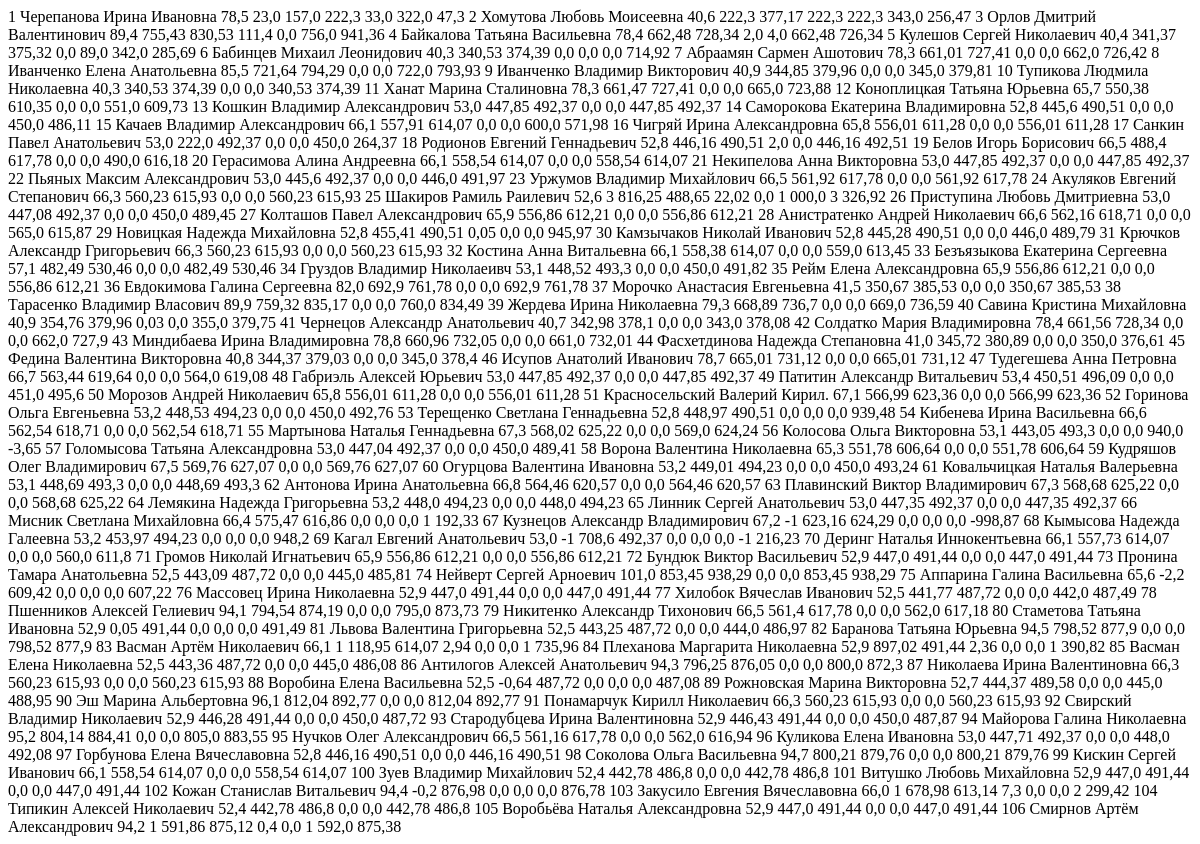
Before: /repair/list/ with the older database file.
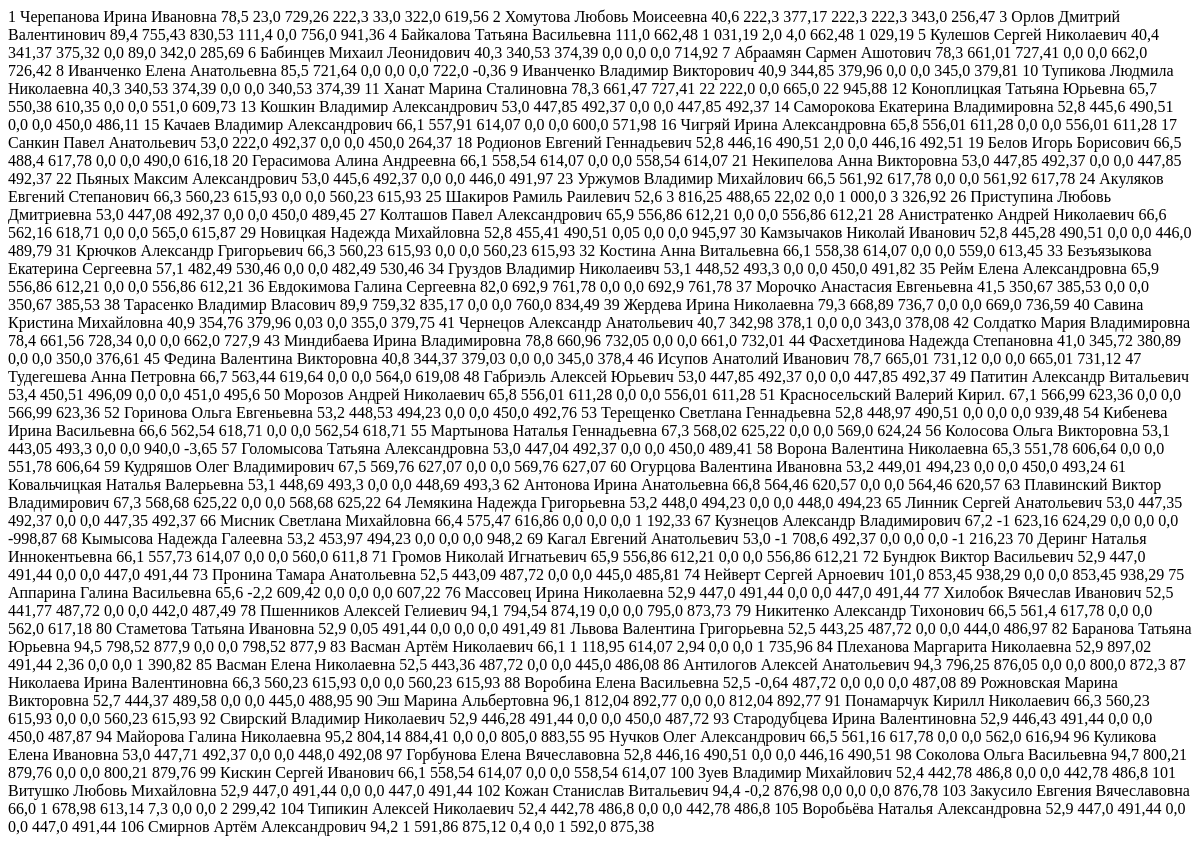
After: the same page with the newer database file.
### main/models.py (models this page shows, shortened)
class Apartment(models.Model):
    owner = models.CharField(max_length=200)
    serialNumber = models.IntegerField()

class ApartmentDetail(models.Model):
    registredQt = models.IntegerField()
    livedQt = models.IntegerField()
    totalArea = models.FloatField()
    personalAccount = models.IntegerField()
    serialNumber = models.ForeignKey(to=Apartment, on_delete=models.CASCADE)
    tariff = models.ForeignKey(to=Tariff, on_delete=models.DO_NOTHING, null=True, blank=True)
    account_number = models.CharField(max_length=200)

### repair/models.py (models this page shows)
class CapitalRepair(models.Model):
    debt = models.FloatField(null=True, blank=True)
    fine = models.FloatField(null=True, blank=True)
    paid = models.FloatField(null=True, blank=True)
    recalculation = models.FloatField(null=True, blank=True)
    serialNumber = models.ForeignKey(to=Apartment, on_delete=models.CASCADE)
    def accrued(self):
        apartment_detail = ApartmentDetail.objects.get(serialNumber=self.serialNumber)
        tariff = Tariff.objects.get(id=apartment_detail.tariff_id)
        return round(apartment_detail.totalArea * tariff.capital_repair, 2)
    def total(self):
        total = self.accrued() + self.debt + self.fine - self.paid - self.recalculation
        return round(total, 2)

### tariff/models.py (models this page shows, shortened)
class Tariff(models.Model):
    name = models.CharField(max_length=200)
    maintenance = models.FloatField(null=True, blank=True)
    heating = models.FloatField(null=True, blank=True)
    heating_rub = models.FloatField(null=True, blank=True)
    hot_water = models.FloatField(null=True, blank=True)
    hot_water_odn = models.FloatField(null=True, blank=True)
    cold_water = models.FloatField(null=True, blank=True)
    cold_water_odn = models.FloatField(null=True, blank=True)
    sewage = models.FloatField(null=True, blank=True)
    sewage_odn = models.FloatField(null=True, blank=True)
    solid_waste = models.FloatField(null=True, blank=True)
    electricity = models.FloatField(null=True, blank=True)
    lift = models.FloatField(null=True, blank=True)
    electricity_odn = models.FloatField(null=True, blank=True)
    capital_repair = models.FloatField(null=True, blank=True, default=0)
    multiplying_factor = models.FloatField(null=True, blank=True, default=1)
    class Meta:
        verbose_name = 'tariff'
        verbose_name_plural = 'tariffs'

### repair/views.py (the view)
# urls.py: path('list/', repair_list, name='repair_list'),
def repair_list(request):
    return render(request, 'repair/repair_list.html', {
        'repairs': CapitalRepair.objects.all(),
        'apartments': Apartment.objects.all(),
        'details': ApartmentDetail.objects.all(),
    })

### repair/templates/repair/repair_list.html
{% load humanize %}
{% for apartment in apartments %}
    {% for repair in apartment.capitalrepair_set.all %}
<tr hx-get="{% url 'repair:edit_repair' pk=repair.pk %}" hx-target="#dialog" style="cursor:pointer;">
    {% endfor %}
    <td>
        <span class="apartment-nomer">{{ apartment.serialNumber }}</span>
    </td>
    <td>
        <span class="apartment-owner">{{ apartment.owner }}</span>
    </td>
    {% for detail in apartment.apartmentdetail_set.all %}
        <td>{{ detail.totalArea }}</td>
    {% endfor %}
    {% for repair in apartment.capitalrepair_set.all %}
        <td>{{ repair.debt|intcomma }}</td>
        <td>{{ repair.accrued|intcomma }}</td>
        <td>{{ repair.fine|intcomma }}</td>
        <td>{{ repair.recalculation|intcomma }}</td>
        <td>{{ repair.paid|intcomma }}</td>
        <td>{{ repair.total|intcomma }}</td>
    {% endfor %}
</tr>
{% endfor %}

Changed rows visible on the page:
changed through a linked row, CapitalRepair (number 1 of 106 on the later page): accrued "157,0" → "729,26"; total "47,3" → "619,56"
changed ApartmentDetail (number 4 of 106 on the later page): totalArea "78,4" → "111,0"
changed through a linked row, CapitalRepair (number 4 of 106 on the later page): accrued "728,34" → "1 031,19"; total "726,34" → "1 029,19"
changed through a linked row, CapitalRepair (number 8 of 106 on the later page): accrued "794,29" → "0,0"; total "793,93" → "-0,36"
changed CapitalRepair (number 11 of 106 on the later page): fine "0,0" → "22 222,0"; total "723,88" → "22 945,88"
